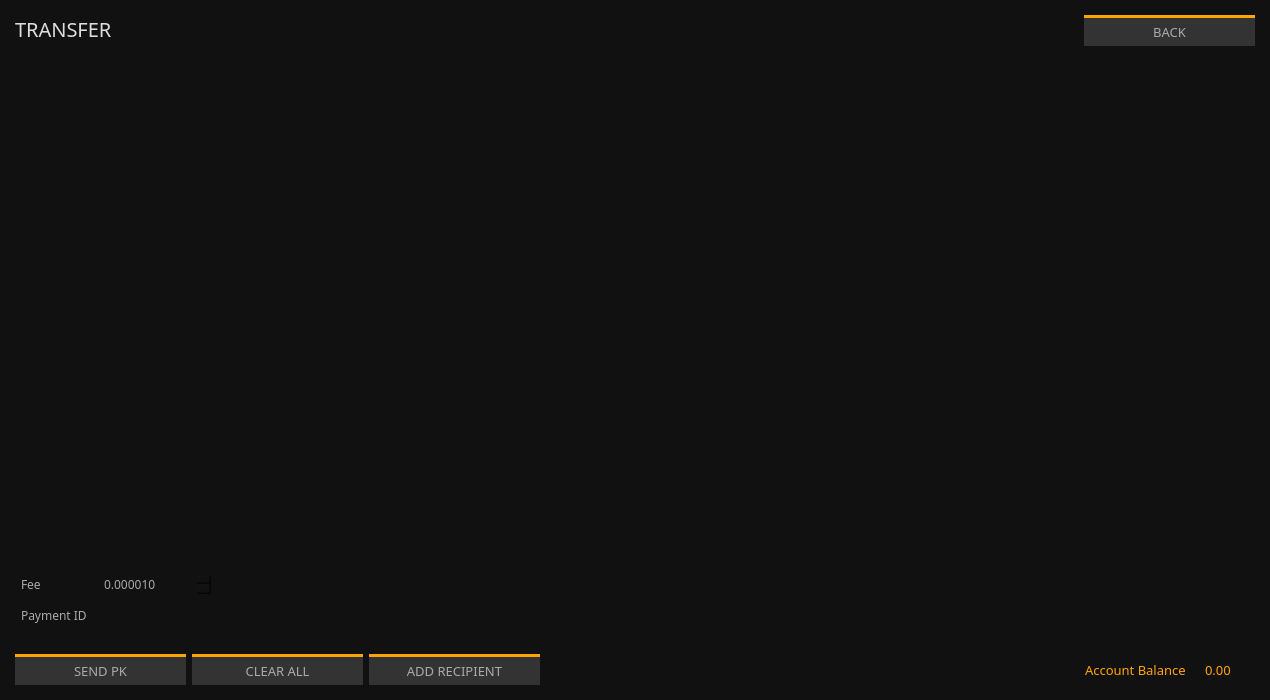
<?xml version="1.0" encoding="UTF-8"?>
<ui version="4.0">
 <class>SendFrame</class>
 <widget class="QFrame" name="SendFrame">
  <property name="geometry">
   <rect>
    <x>0</x>
    <y>0</y>
    <width>1270</width>
    <height>700</height>
   </rect>
  </property>
  <property name="minimumSize">
   <size>
    <width>1270</width>
    <height>700</height>
   </size>
  </property>
  <property name="font">
   <font>
    <family>Poppins</family>
    <pointsize>10</pointsize>
   </font>
  </property>
  <property name="windowTitle">
   <string>Frame</string>
  </property>
  <property name="styleSheet">
   <string notr="true">border: 0px; background-color: #111; color: #aaa;</string>
  </property>
  <property name="frameShape">
   <enum>QFrame::StyledPanel</enum>
  </property>
  <property name="frameShadow">
   <enum>QFrame::Raised</enum>
  </property>
  <layout class="QVBoxLayout" name="m_send_frame_main_layout">
   <property name="leftMargin">
    <number>15</number>
   </property>
   <property name="topMargin">
    <number>0</number>
   </property>
   <property name="rightMargin">
    <number>15</number>
   </property>
   <property name="bottomMargin">
    <number>15</number>
   </property>
   <item>
    <layout class="QHBoxLayout" name="horizontalLayout_2">
     <property name="topMargin">
      <number>15</number>
     </property>
     <property name="bottomMargin">
      <number>15</number>
     </property>
     <item>
      <widget class="QLabel" name="label_3">
       <property name="minimumSize">
        <size>
         <width>0</width>
         <height>29</height>
        </size>
       </property>
       <property name="font">
        <font>
         <family>Poppins</family>
         <pointsize>-1</pointsize>
        </font>
       </property>
       <property name="styleSheet">
        <string notr="true">color: #ddd; 
font-size: 20px;
font-family: Poppins;</string>
       </property>
       <property name="text">
        <string>TRANSFER</string>
       </property>
       <property name="alignment">
        <set>Qt::AlignLeading|Qt::AlignLeft|Qt::AlignTop</set>
       </property>
      </widget>
     </item>
     <item>
      <widget class="QPushButton" name="m_backButton">
       <property name="minimumSize">
        <size>
         <width>171</width>
         <height>31</height>
        </size>
       </property>
       <property name="maximumSize">
        <size>
         <width>171</width>
         <height>16777215</height>
        </size>
       </property>
       <property name="font">
        <font>
         <family>Poppins</family>
         <pointsize>10</pointsize>
        </font>
       </property>
       <property name="styleSheet">
        <string notr="true">color: #aaa; background-color: #333; border-top: 3px solid orange;</string>
       </property>
       <property name="text">
        <string>BACK</string>
       </property>
      </widget>
     </item>
    </layout>
   </item>
   <item>
    <widget class="QScrollArea" name="m_transfersScrollarea">
     <property name="frameShape">
      <enum>QFrame::NoFrame</enum>
     </property>
     <property name="widgetResizable">
      <bool>true</bool>
     </property>
     <widget class="QWidget" name="scrollAreaWidgetContents">
      <property name="geometry">
       <rect>
        <x>0</x>
        <y>0</y>
        <width>1240</width>
        <height>485</height>
       </rect>
      </property>
      <layout class="QVBoxLayout" name="m_send_frame_layout">
       <property name="leftMargin">
        <number>0</number>
       </property>
       <property name="topMargin">
        <number>0</number>
       </property>
       <property name="rightMargin">
        <number>0</number>
       </property>
       <property name="bottomMargin">
        <number>0</number>
       </property>
       <item>
        <spacer name="verticalSpacer">
         <property name="orientation">
          <enum>Qt::Vertical</enum>
         </property>
         <property name="sizeHint" stdset="0">
          <size>
           <width>20</width>
           <height>445</height>
          </size>
         </property>
        </spacer>
       </item>
      </layout>
     </widget>
    </widget>
   </item>
   <item>
    <layout class="QGridLayout" name="gridLayout">
     <property name="topMargin">
      <number>5</number>
     </property>
     <item row="1" column="1" colspan="2">
      <widget class="QLineEdit" name="m_paymentIdEdit">
       <property name="minimumSize">
        <size>
         <width>0</width>
         <height>25</height>
        </size>
       </property>
       <property name="palette">
        <palette>
         <active>
          <colorrole role="WindowText">
           <brush brushstyle="SolidPattern">
            <color alpha="255">
             <red>170</red>
             <green>170</green>
             <blue>170</blue>
            </color>
           </brush>
          </colorrole>
          <colorrole role="Button">
           <brush brushstyle="SolidPattern">
            <color alpha="255">
             <red>17</red>
             <green>17</green>
             <blue>17</blue>
            </color>
           </brush>
          </colorrole>
          <colorrole role="Text">
           <brush brushstyle="SolidPattern">
            <color alpha="255">
             <red>170</red>
             <green>170</green>
             <blue>170</blue>
            </color>
           </brush>
          </colorrole>
          <colorrole role="ButtonText">
           <brush brushstyle="SolidPattern">
            <color alpha="255">
             <red>170</red>
             <green>170</green>
             <blue>170</blue>
            </color>
           </brush>
          </colorrole>
          <colorrole role="Base">
           <brush brushstyle="SolidPattern">
            <color alpha="255">
             <red>17</red>
             <green>17</green>
             <blue>17</blue>
            </color>
           </brush>
          </colorrole>
          <colorrole role="Window">
           <brush brushstyle="SolidPattern">
            <color alpha="255">
             <red>17</red>
             <green>17</green>
             <blue>17</blue>
            </color>
           </brush>
          </colorrole>
         </active>
         <inactive>
          <colorrole role="WindowText">
           <brush brushstyle="SolidPattern">
            <color alpha="255">
             <red>170</red>
             <green>170</green>
             <blue>170</blue>
            </color>
           </brush>
          </colorrole>
          <colorrole role="Button">
           <brush brushstyle="SolidPattern">
            <color alpha="255">
             <red>17</red>
             <green>17</green>
             <blue>17</blue>
            </color>
           </brush>
          </colorrole>
          <colorrole role="Text">
           <brush brushstyle="SolidPattern">
            <color alpha="255">
             <red>170</red>
             <green>170</green>
             <blue>170</blue>
            </color>
           </brush>
          </colorrole>
          <colorrole role="ButtonText">
           <brush brushstyle="SolidPattern">
            <color alpha="255">
             <red>170</red>
             <green>170</green>
             <blue>170</blue>
            </color>
           </brush>
          </colorrole>
          <colorrole role="Base">
           <brush brushstyle="SolidPattern">
            <color alpha="255">
             <red>17</red>
             <green>17</green>
             <blue>17</blue>
            </color>
           </brush>
          </colorrole>
          <colorrole role="Window">
           <brush brushstyle="SolidPattern">
            <color alpha="255">
             <red>17</red>
             <green>17</green>
             <blue>17</blue>
            </color>
           </brush>
          </colorrole>
         </inactive>
         <disabled>
          <colorrole role="WindowText">
           <brush brushstyle="SolidPattern">
            <color alpha="255">
             <red>170</red>
             <green>170</green>
             <blue>170</blue>
            </color>
           </brush>
          </colorrole>
          <colorrole role="Button">
           <brush brushstyle="SolidPattern">
            <color alpha="255">
             <red>17</red>
             <green>17</green>
             <blue>17</blue>
            </color>
           </brush>
          </colorrole>
          <colorrole role="Text">
           <brush brushstyle="SolidPattern">
            <color alpha="255">
             <red>170</red>
             <green>170</green>
             <blue>170</blue>
            </color>
           </brush>
          </colorrole>
          <colorrole role="ButtonText">
           <brush brushstyle="SolidPattern">
            <color alpha="255">
             <red>170</red>
             <green>170</green>
             <blue>170</blue>
            </color>
           </brush>
          </colorrole>
          <colorrole role="Base">
           <brush brushstyle="SolidPattern">
            <color alpha="255">
             <red>17</red>
             <green>17</green>
             <blue>17</blue>
            </color>
           </brush>
          </colorrole>
          <colorrole role="Window">
           <brush brushstyle="SolidPattern">
            <color alpha="255">
             <red>17</red>
             <green>17</green>
             <blue>17</blue>
            </color>
           </brush>
          </colorrole>
         </disabled>
        </palette>
       </property>
       <property name="font">
        <font>
         <family>Poppins</family>
         <pointsize>9</pointsize>
        </font>
       </property>
       <property name="styleSheet">
        <string notr="true">padding: 3px; background-color: #111; border: 0px;</string>
       </property>
      </widget>
     </item>
     <item row="1" column="0">
      <widget class="QLabel" name="label_6">
       <property name="font">
        <font>
         <family>Poppins</family>
         <pointsize>9</pointsize>
        </font>
       </property>
       <property name="styleSheet">
        <string notr="true">padding: 3px;</string>
       </property>
       <property name="text">
        <string>Payment ID</string>
       </property>
      </widget>
     </item>
     <item row="2" column="2">
      <spacer name="horizontalSpacer">
       <property name="orientation">
        <enum>Qt::Horizontal</enum>
       </property>
       <property name="sizeType">
        <enum>QSizePolicy::Expanding</enum>
       </property>
       <property name="sizeHint" stdset="0">
        <size>
         <width>298</width>
         <height>20</height>
        </size>
       </property>
      </spacer>
     </item>
     <item row="0" column="0">
      <widget class="QLabel" name="label">
       <property name="font">
        <font>
         <family>Poppins</family>
         <pointsize>9</pointsize>
        </font>
       </property>
       <property name="styleSheet">
        <string notr="true">padding: 3px;</string>
       </property>
       <property name="text">
        <string>Fee</string>
       </property>
      </widget>
     </item>
     <item row="0" column="1">
      <widget class="QDoubleSpinBox" name="m_feeSpin">
       <property name="minimumSize">
        <size>
         <width>0</width>
         <height>25</height>
        </size>
       </property>
       <property name="font">
        <font>
         <family>Poppins</family>
         <pointsize>9</pointsize>
        </font>
       </property>
       <property name="styleSheet">
        <string notr="true">padding: 3px; background-color: #111; border: 0px;</string>
       </property>
       <property name="decimals">
        <number>6</number>
       </property>
       <property name="minimum">
        <double>0.000010000000000</double>
       </property>
       <property name="maximum">
        <double>100000000.000000000000000</double>
       </property>
       <property name="singleStep">
        <double>0.000010000000000</double>
       </property>
       <property name="value">
        <double>0.000010000000000</double>
       </property>
      </widget>
     </item>
    </layout>
   </item>
   <item>
    <layout class="QHBoxLayout" name="horizontalLayout">
     <item>
      <widget class="QPushButton" name="m_sendButton">
       <property name="minimumSize">
        <size>
         <width>171</width>
         <height>28</height>
        </size>
       </property>
       <property name="maximumSize">
        <size>
         <width>16777215</width>
         <height>31</height>
        </size>
       </property>
       <property name="font">
        <font>
         <family>Poppins</family>
         <pointsize>10</pointsize>
         <weight>50</weight>
         <bold>false</bold>
        </font>
       </property>
       <property name="styleSheet">
        <string notr="true">color: #aaa; background-color: #333; border-top: 3px solid orange;</string>
       </property>
       <property name="text">
        <string>SEND PK</string>
       </property>
      </widget>
     </item>
     <item>
      <widget class="QPushButton" name="m_clearAllButton">
       <property name="minimumSize">
        <size>
         <width>171</width>
         <height>28</height>
        </size>
       </property>
       <property name="maximumSize">
        <size>
         <width>16777215</width>
         <height>31</height>
        </size>
       </property>
       <property name="font">
        <font>
         <family>Poppins</family>
         <pointsize>10</pointsize>
         <weight>50</weight>
         <bold>false</bold>
        </font>
       </property>
       <property name="styleSheet">
        <string notr="true">color: #aaa; background-color: #333; border-top: 3px solid orange;</string>
       </property>
       <property name="text">
        <string>CLEAR ALL</string>
       </property>
      </widget>
     </item>
     <item>
      <widget class="QPushButton" name="m_addRecipientButton">
       <property name="minimumSize">
        <size>
         <width>171</width>
         <height>28</height>
        </size>
       </property>
       <property name="maximumSize">
        <size>
         <width>16777215</width>
         <height>31</height>
        </size>
       </property>
       <property name="font">
        <font>
         <family>Poppins</family>
         <pointsize>10</pointsize>
         <weight>50</weight>
         <bold>false</bold>
        </font>
       </property>
       <property name="styleSheet">
        <string notr="true">color: #aaa; background-color: #333; border-top: 3px solid orange;</string>
       </property>
       <property name="text">
        <string>ADD RECIPIENT</string>
       </property>
      </widget>
     </item>
     <item>
      <spacer name="horizontalSpacer_2">
       <property name="orientation">
        <enum>Qt::Horizontal</enum>
       </property>
       <property name="sizeHint" stdset="0">
        <size>
         <width>40</width>
         <height>20</height>
        </size>
       </property>
      </spacer>
     </item>
     <item>
      <widget class="QLabel" name="label_4">
       <property name="minimumSize">
        <size>
         <width>0</width>
         <height>31</height>
        </size>
       </property>
       <property name="font">
        <font>
         <family>Poppins</family>
         <pointsize>10</pointsize>
        </font>
       </property>
       <property name="styleSheet">
        <string notr="true">padding: 3px; color: orange;</string>
       </property>
       <property name="text">
        <string>Account Balance</string>
       </property>
      </widget>
     </item>
     <item>
      <widget class="QLabel" name="m_balanceLabel">
       <property name="minimumSize">
        <size>
         <width>0</width>
         <height>31</height>
        </size>
       </property>
       <property name="font">
        <font>
         <family>Poppins</family>
         <pointsize>10</pointsize>
        </font>
       </property>
       <property name="styleSheet">
        <string notr="true">padding: 3px; color: orange;</string>
       </property>
       <property name="text">
        <string notr="true">0.00 </string>
       </property>
      </widget>
     </item>
     <item>
      <widget class="QLabel" name="m_tickerLabel">
       <property name="text">
        <string notr="true"/>
       </property>
      </widget>
     </item>
    </layout>
   </item>
  </layout>
 </widget>
 <tabstops>
  <tabstop>m_paymentIdEdit</tabstop>
  <tabstop>m_sendButton</tabstop>
  <tabstop>m_clearAllButton</tabstop>
  <tabstop>m_addRecipientButton</tabstop>
  <tabstop>m_transfersScrollarea</tabstop>
 </tabstops>
 <resources/>
 <connections>
  <connection>
   <sender>m_addRecipientButton</sender>
   <signal>clicked()</signal>
   <receiver>SendFrame</receiver>
   <slot>addRecipientClicked()</slot>
   <hints>
    <hint type="sourcelabel">
     <x>282</x>
     <y>561</y>
    </hint>
    <hint type="destinationlabel">
     <x>432</x>
     <y>294</y>
    </hint>
   </hints>
  </connection>
  <connection>
   <sender>m_clearAllButton</sender>
   <signal>clicked()</signal>
   <receiver>SendFrame</receiver>
   <slot>clearAllClicked()</slot>
   <hints>
    <hint type="sourcelabel">
     <x>154</x>
     <y>561</y>
    </hint>
    <hint type="destinationlabel">
     <x>432</x>
     <y>294</y>
    </hint>
   </hints>
  </connection>
  <connection>
   <sender>m_sendButton</sender>
   <signal>clicked()</signal>
   <receiver>SendFrame</receiver>
   <slot>sendClicked()</slot>
   <hints>
    <hint type="sourcelabel">
     <x>53</x>
     <y>561</y>
    </hint>
    <hint type="destinationlabel">
     <x>432</x>
     <y>294</y>
    </hint>
   </hints>
  </connection>
  <connection>
   <sender>m_backButton</sender>
   <signal>clicked()</signal>
   <receiver>SendFrame</receiver>
   <slot>backClicked()</slot>
   <hints>
    <hint type="sourcelabel">
     <x>1198</x>
     <y>30</y>
    </hint>
    <hint type="destinationlabel">
     <x>649</x>
     <y>349</y>
    </hint>
   </hints>
  </connection>
 </connections>
 <slots>
  <slot>sendClicked()</slot>
  <slot>backClicked()</slot>
  <slot>clearAllClicked()</slot>
  <slot>addRecipientClicked()</slot>
 </slots>
</ui>
